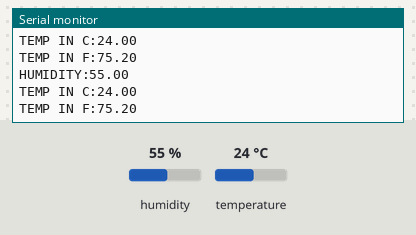
The sketch below on a simulated Arduino Uno, built with avr-gcc and run on an emulated ATmega328P. Parts: the last lines printed to the serial monitor. Inputs (shaded band) come from the test bench; at power-on: humidity 55 %, temperature 24 °C.

Above: at 4.8 s.
4.9 s: humidity set to 22 %
At 6.4 s:
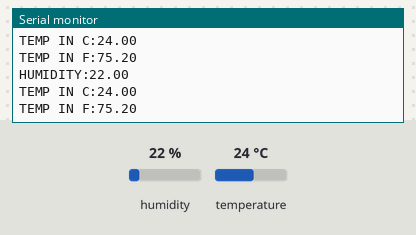
7.9 s: temperature set to 12 °C
At 9.4 s:
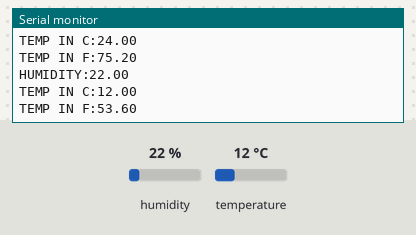
10.9 s: humidity set to 40 %
At 12.9 s:
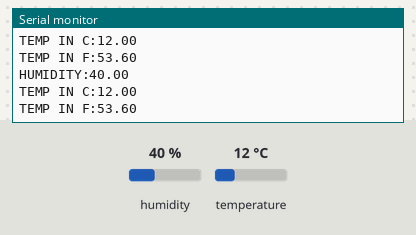
Timing chart, 0 to 14.4 s (numbered marks = the images above; inputs shaded):
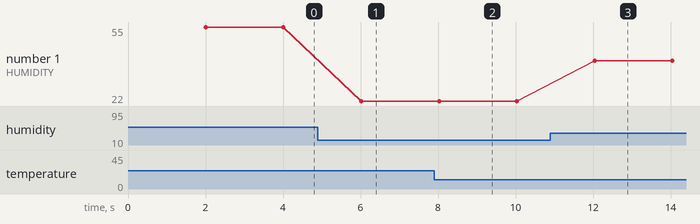

Measured:
- after the input at 4.9 s, the serial monitor: prints a new line after 1.1 s (image 1)
- after the input at 7.9 s, the serial monitor: prints a new line after 0.14 s (image 2)
- after the input at 10.9 s, the serial monitor: prints a new line after 1.1 s (image 3)
- plotted number 1: 55 → 22 after the input at 4.9 s, 22 → 40 after the input at 10.9 s

The sketch:

DHT22.ino
```cpp
#include "DHT.h"
#define dhttype DHT22
#define dhtpin 17

DHT dht(dhtpin,dhttype);

void setup()
    {
      Serial.begin(9600);
      dht.begin();
    }
void loop()
{
  delay(2000);
  float h=dht.readHumidity();

  float t=dht.readTemperature();

  float f=dht.readTemperature(true);//reads temp in farenhiet
if(isnan(h) || isnan(t) || isnan(f)){
  Serial.println(F("FAILED"));
  return;
}
Serial.print("HUMIDITY:");

Serial.println(h);
Serial.print("TEMP IN C:");
Serial.println(t);
Serial.print("TEMP IN F:");
Serial.println(f);


}
```
